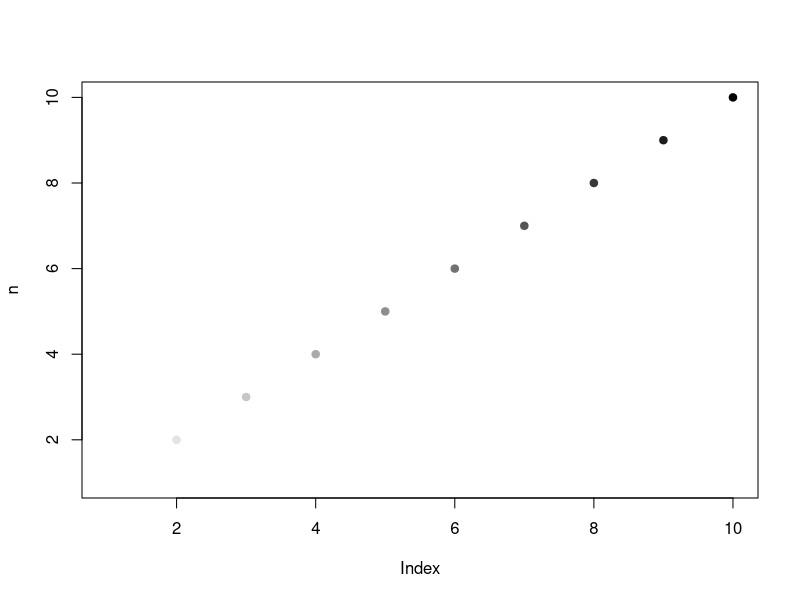
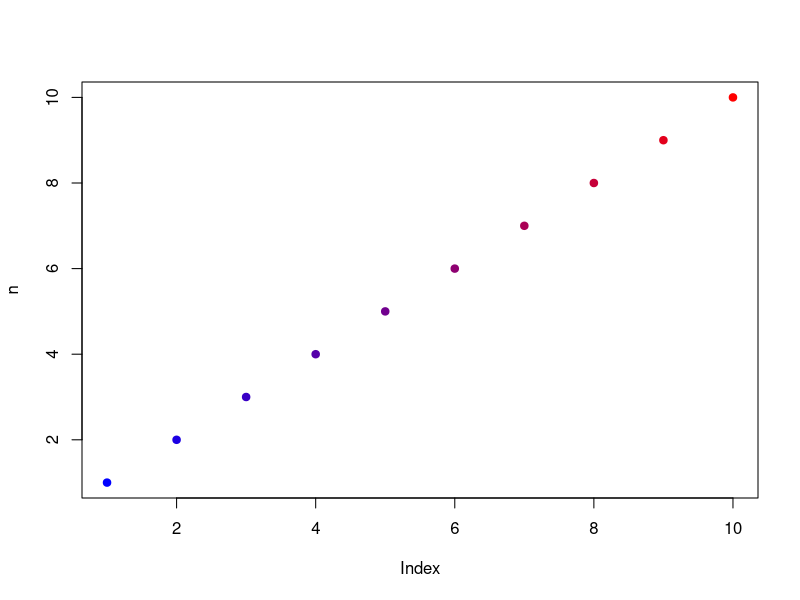
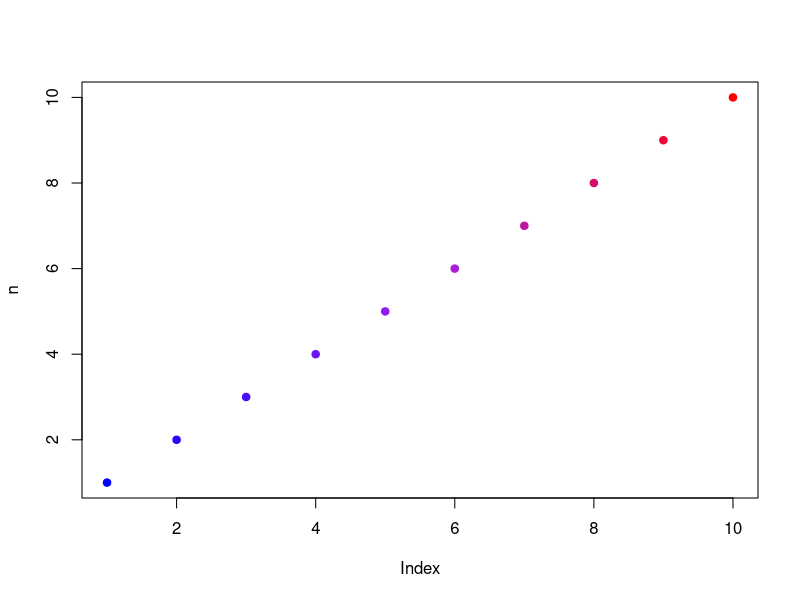
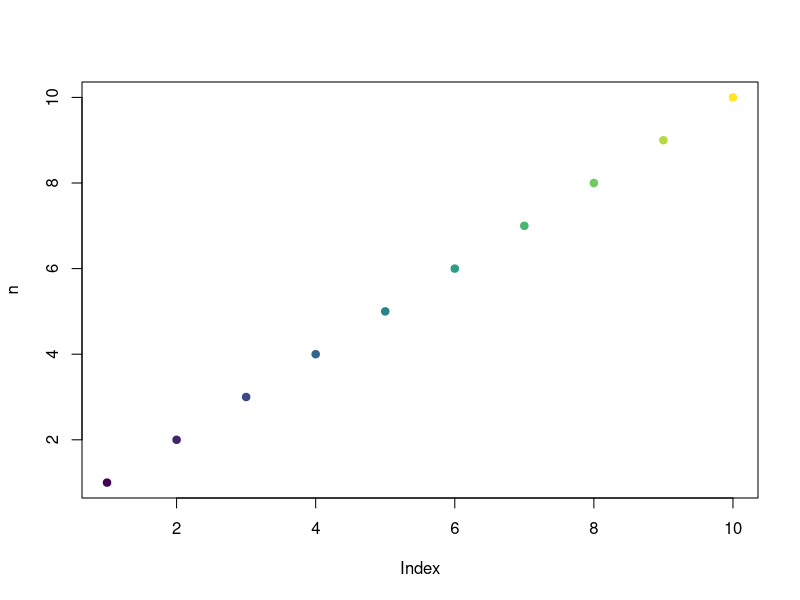
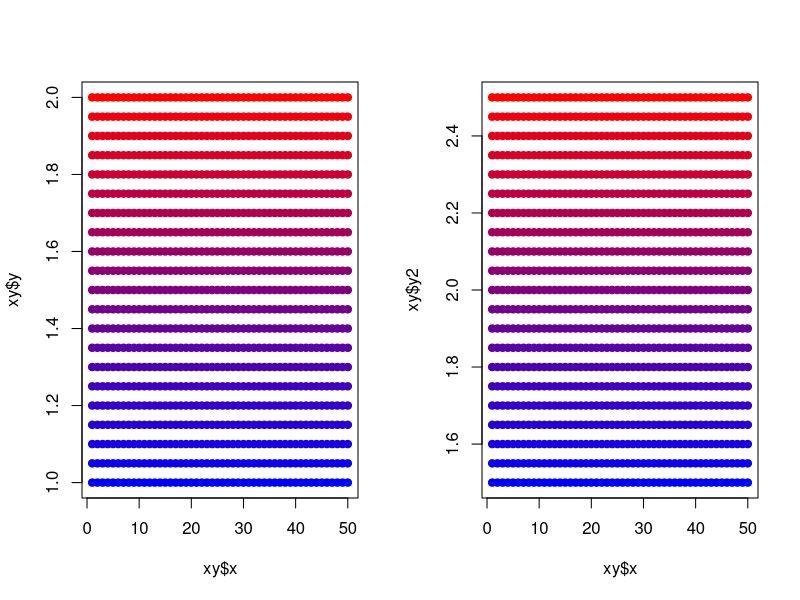
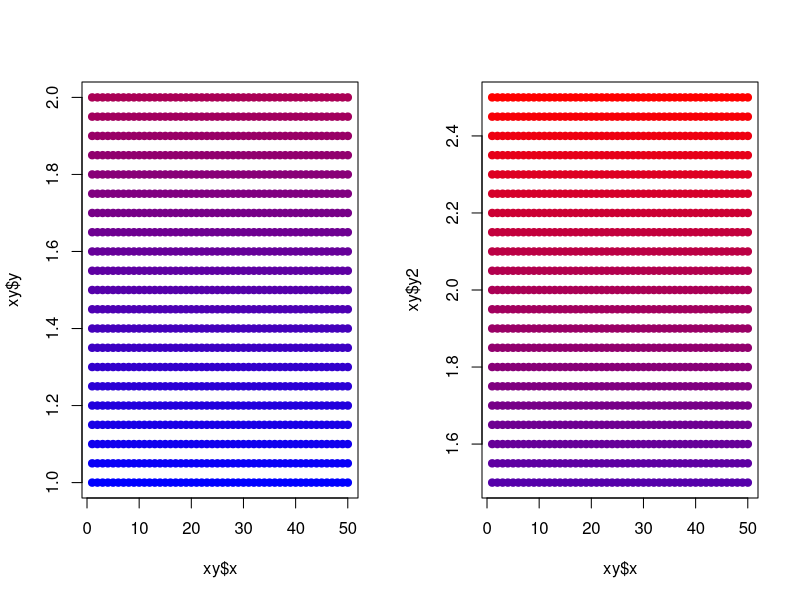

Write the R code that produced these figures, in order.
## ---- chunk 1
scale_color_base <- function(value, colors = c("white", "black"), na.rm = FALSE, mapToRange = range(value, na.rm = na.rm), alpha = 1, printRecast = FALSE)
{
  # Check whether there are NAs in the value vector and the user did NOT specify to deal with them. Error results if both of these are true
  if (na.rm == FALSE & any(is.na(value)))
    stop("There are NAs in your vector. Using na.rm=TRUE will remove them for the mapping calculations, but add them back in in the final vector. Try that.")
  
  # Recasting subtracts the minimum from all elements of the value vector and divides by the maximum of the frame-shifed vector. Use na.rm=TRUE if there are NAs. The result is a vector with a length of length(value) of 0's and 1's. Values below the minimum value get a 0 and values above the maximum value get a 1.
  recast_value <- (value[!is.na(value)] - mapToRange[1]) / (diff(mapToRange))
  recast_value[recast_value < 0] <- 0
  recast_value[recast_value > 1] <- 1
  
  # Use the colorRamp function to create a function that will parse values into a 3-column matrix of rgb fields. Specify the range that the colors should span (low to high)
  color_fnc <- colorRamp(colors=colors)
  
  # Set up storage vector of plot colors starting with all NAs. The non-NA colors will be put into their appropriate position in the vector  
  plot_colors <- rep("NA", length(value))
  
  # Define the plot colors by calling the rgb() function. Divide the 3-column matrix result of color.fnc by 255 such that values remain between 0 and 1. Refill the storage vector only in the places where the value vector wasn't an NA.
  plot_colors[!is.na(value)] <- rgb(color_fnc(recast_value)/255, alpha=alpha)

  # Print the recast_value if the printRecast argument is TRUE
  if (printRecast) {
    print(recast_value)
  }
  
  return (plot_colors)
}
## ---- chunk 2
n <- 1:10
plot(n, pch = 19, col = scale_color_base(n))
## ---- chunk 3
plot(n, col = scale_color_base(n, colors=c("blue", "red")), pch = 19)
## ---- chunk 4
plot(n, col = scale_color_base(n, colors = c("blue", "purple", "red")), pch = 19)

library(viridis)
plot(n, col = scale_color_base(n, viridis::viridis(5)), pch = 19)
## ---- chunk 5
par(mfrow = c(1,2))
x <- 1:50
y <- seq(from = 1, to = 2, by = 0.05)
xy <- expand.grid(x, y)
names(xy) <- c("x", "y")

# As we've done before...
plot(x = xy$x, y = xy$y, pch = 19, col = scale_color_base((xy$y), colors = c("blue", "red")))

# But the new variable y2 is 0.5 greater (50% of original range) than y. Mapping to its range will show the exact same plot as when the range was 1 to 2 as when the range is 1.5 to 2.5:
xy$y2 <- xy$y + 0.5
plot(x = xy$x, y = xy$y2, pch = 19, col = scale_color_base((xy$y2), colors = c("blue", "red")))

# But if we want to compare the two ranges side by side, we want the color palette to reflect that the second range is greater than the first. So we can use the mapToRange to fix the range that we want to map the values of each vector to.
par(mfrow=c(1,2))

# The range we want to map to is the min and max of the WHOLE range of the data, including both vectors.
new_range <- range(c(xy$y, xy$y2))
new_range

plot(x = xy$x, y = xy$y, pch = 19, col = scale_color_base((xy$y), colors = c("blue", "red"), mapToRange = new_range))

plot(x = xy$x, y = xy$y2, pch = 19, col = scale_color_base((xy$y2), colors = c("blue", "red"), mapToRange = new_range))
